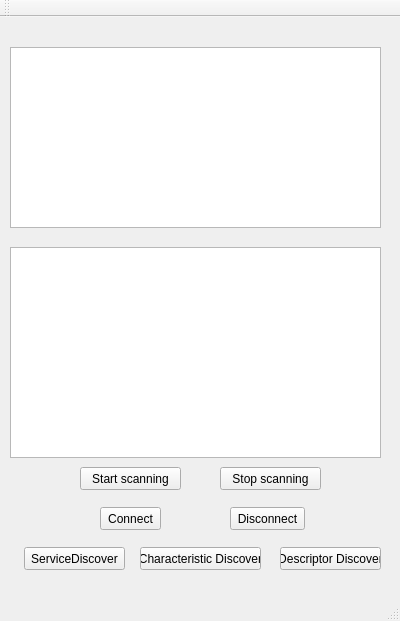
<?xml version="1.0" encoding="UTF-8"?>
<ui version="4.0">
 <class>SensorNode_GUI</class>
 <widget class="QMainWindow" name="SensorNode_GUI">
  <property name="geometry">
   <rect>
    <x>0</x>
    <y>0</y>
    <width>400</width>
    <height>621</height>
   </rect>
  </property>
  <property name="windowTitle">
   <string>SensorNode_GUI</string>
  </property>
  <widget class="QWidget" name="centralWidget">
   <widget class="QTextEdit" name="textEdit">
    <property name="geometry">
     <rect>
      <x>10</x>
      <y>230</y>
      <width>371</width>
      <height>211</height>
     </rect>
    </property>
   </widget>
   <widget class="QPushButton" name="pushButtonStartScanning">
    <property name="geometry">
     <rect>
      <x>80</x>
      <y>450</y>
      <width>101</width>
      <height>23</height>
     </rect>
    </property>
    <property name="text">
     <string>Start scanning</string>
    </property>
   </widget>
   <widget class="QPushButton" name="pushButtonStopScanning">
    <property name="geometry">
     <rect>
      <x>220</x>
      <y>450</y>
      <width>101</width>
      <height>23</height>
     </rect>
    </property>
    <property name="text">
     <string>Stop scanning</string>
    </property>
   </widget>
   <widget class="QPushButton" name="pushButtonConnect">
    <property name="geometry">
     <rect>
      <x>100</x>
      <y>490</y>
      <width>61</width>
      <height>23</height>
     </rect>
    </property>
    <property name="text">
     <string>Connect</string>
    </property>
   </widget>
   <widget class="QPushButton" name="pushButtonDisconnect">
    <property name="geometry">
     <rect>
      <x>230</x>
      <y>490</y>
      <width>75</width>
      <height>23</height>
     </rect>
    </property>
    <property name="text">
     <string>Disconnect</string>
    </property>
   </widget>
   <widget class="QListView" name="listViewDevices">
    <property name="geometry">
     <rect>
      <x>10</x>
      <y>30</y>
      <width>371</width>
      <height>181</height>
     </rect>
    </property>
   </widget>
   <widget class="QPushButton" name="pushButtonServiceDiscover">
    <property name="geometry">
     <rect>
      <x>24</x>
      <y>530</y>
      <width>101</width>
      <height>23</height>
     </rect>
    </property>
    <property name="text">
     <string>ServiceDiscover</string>
    </property>
   </widget>
   <widget class="QPushButton" name="pushButtonCharacterisitcDiscover">
    <property name="geometry">
     <rect>
      <x>140</x>
      <y>530</y>
      <width>121</width>
      <height>23</height>
     </rect>
    </property>
    <property name="text">
     <string>Characteristic Discover</string>
    </property>
   </widget>
   <widget class="QPushButton" name="pushButtonDescriptorDiscover">
    <property name="geometry">
     <rect>
      <x>280</x>
      <y>530</y>
      <width>101</width>
      <height>23</height>
     </rect>
    </property>
    <property name="text">
     <string>Descriptor Discover</string>
    </property>
   </widget>
  </widget>
  <widget class="QMenuBar" name="menuBar">
   <property name="geometry">
    <rect>
     <x>0</x>
     <y>0</y>
     <width>400</width>
     <height>21</height>
    </rect>
   </property>
  </widget>
  <widget class="QToolBar" name="mainToolBar">
   <attribute name="toolBarArea">
    <enum>TopToolBarArea</enum>
   </attribute>
   <attribute name="toolBarBreak">
    <bool>false</bool>
   </attribute>
  </widget>
  <widget class="QStatusBar" name="statusBar"/>
 </widget>
 <layoutdefault spacing="6" margin="11"/>
 <resources/>
 <connections/>
</ui>
